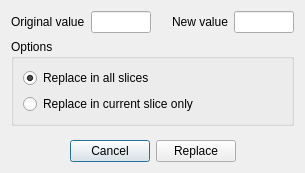
<?xml version="1.0" encoding="UTF-8"?>
<ui version="4.0">
 <class>DialogReplaceLabel</class>
 <widget class="QDialog" name="DialogReplaceLabel">
  <property name="geometry">
   <rect>
    <x>0</x>
    <y>0</y>
    <width>346</width>
    <height>191</height>
   </rect>
  </property>
  <property name="windowTitle">
   <string>Replace Label</string>
  </property>
  <layout class="QVBoxLayout" name="verticalLayout_2">
   <property name="sizeConstraint">
    <enum>QLayout::SetFixedSize</enum>
   </property>
   <item>
    <layout class="QHBoxLayout" name="horizontalLayout_2">
     <item>
      <widget class="QLabel" name="label">
       <property name="text">
        <string>Original value</string>
       </property>
      </widget>
     </item>
     <item>
      <widget class="QLineEdit" name="lineEditOriginalValue">
       <property name="maximumSize">
        <size>
         <width>60</width>
         <height>16777215</height>
        </size>
       </property>
      </widget>
     </item>
     <item>
      <spacer name="horizontalSpacer_3">
       <property name="orientation">
        <enum>Qt::Horizontal</enum>
       </property>
       <property name="sizeType">
        <enum>QSizePolicy::Fixed</enum>
       </property>
       <property name="sizeHint" stdset="0">
        <size>
         <width>15</width>
         <height>5</height>
        </size>
       </property>
      </spacer>
     </item>
     <item>
      <widget class="QLabel" name="label_2">
       <property name="text">
        <string>New value</string>
       </property>
      </widget>
     </item>
     <item>
      <widget class="QLineEdit" name="lineEditNewValue">
       <property name="maximumSize">
        <size>
         <width>60</width>
         <height>16777215</height>
        </size>
       </property>
      </widget>
     </item>
    </layout>
   </item>
   <item>
    <widget class="QGroupBox" name="groupBox">
     <property name="title">
      <string>Options</string>
     </property>
     <layout class="QVBoxLayout" name="verticalLayout">
      <item>
       <widget class="QRadioButton" name="radioButtonAllSlices">
        <property name="text">
         <string>Replace in all slices</string>
        </property>
        <property name="checked">
         <bool>true</bool>
        </property>
       </widget>
      </item>
      <item>
       <widget class="QRadioButton" name="radioButtonCurrentSlice">
        <property name="text">
         <string>Replace in current slice only</string>
        </property>
       </widget>
      </item>
     </layout>
    </widget>
   </item>
   <item>
    <spacer name="verticalSpacer">
     <property name="orientation">
      <enum>Qt::Vertical</enum>
     </property>
     <property name="sizeHint" stdset="0">
      <size>
       <width>20</width>
       <height>8</height>
      </size>
     </property>
    </spacer>
   </item>
   <item>
    <layout class="QHBoxLayout" name="horizontalLayout">
     <item>
      <spacer name="horizontalSpacer">
       <property name="orientation">
        <enum>Qt::Horizontal</enum>
       </property>
       <property name="sizeHint" stdset="0">
        <size>
         <width>40</width>
         <height>20</height>
        </size>
       </property>
      </spacer>
     </item>
     <item>
      <widget class="QPushButton" name="pushButtonCancel">
       <property name="text">
        <string>Cancel</string>
       </property>
       <property name="default">
        <bool>true</bool>
       </property>
      </widget>
     </item>
     <item>
      <widget class="QPushButton" name="pushButtonReplace">
       <property name="text">
        <string>Replace</string>
       </property>
      </widget>
     </item>
     <item>
      <spacer name="horizontalSpacer_2">
       <property name="orientation">
        <enum>Qt::Horizontal</enum>
       </property>
       <property name="sizeHint" stdset="0">
        <size>
         <width>40</width>
         <height>20</height>
        </size>
       </property>
      </spacer>
     </item>
    </layout>
   </item>
  </layout>
 </widget>
 <resources/>
 <connections>
  <connection>
   <sender>pushButtonCancel</sender>
   <signal>clicked()</signal>
   <receiver>DialogReplaceLabel</receiver>
   <slot>close()</slot>
   <hints>
    <hint type="sourcelabel">
     <x>136</x>
     <y>167</y>
    </hint>
    <hint type="destinationlabel">
     <x>382</x>
     <y>137</y>
    </hint>
   </hints>
  </connection>
  <connection>
   <sender>pushButtonReplace</sender>
   <signal>clicked()</signal>
   <receiver>DialogReplaceLabel</receiver>
   <slot>OnReplace()</slot>
   <hints>
    <hint type="sourcelabel">
     <x>220</x>
     <y>160</y>
    </hint>
    <hint type="destinationlabel">
     <x>384</x>
     <y>115</y>
    </hint>
   </hints>
  </connection>
 </connections>
 <slots>
  <slot>OnReplace()</slot>
 </slots>
</ui>
